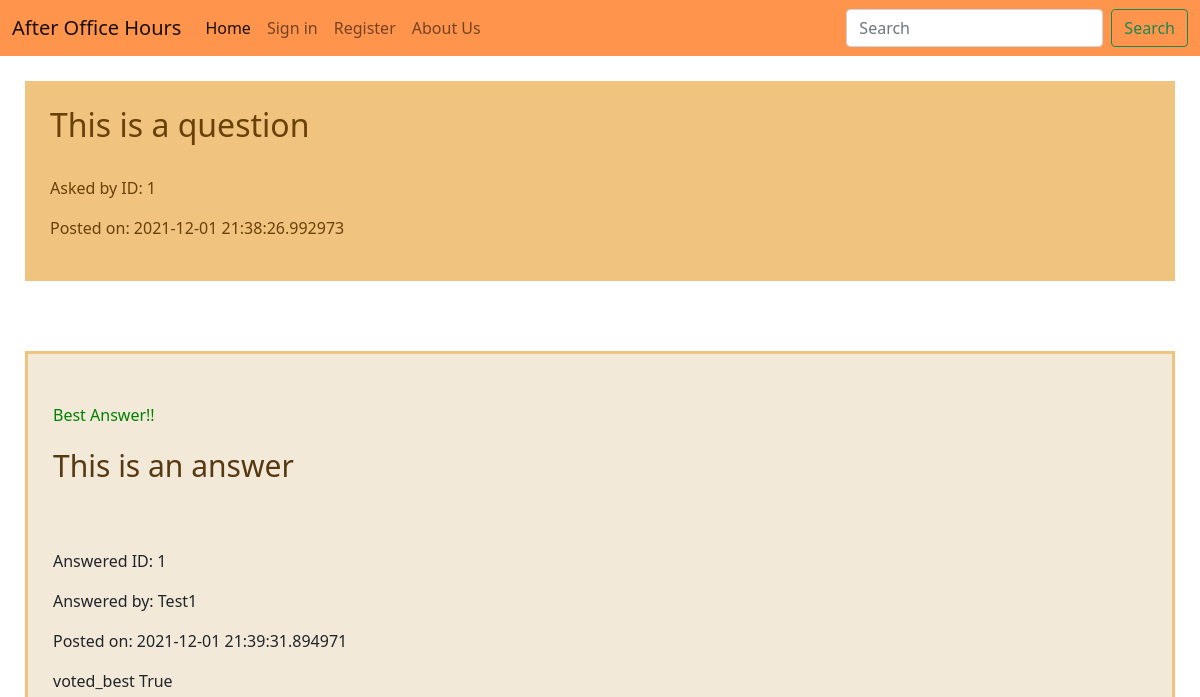
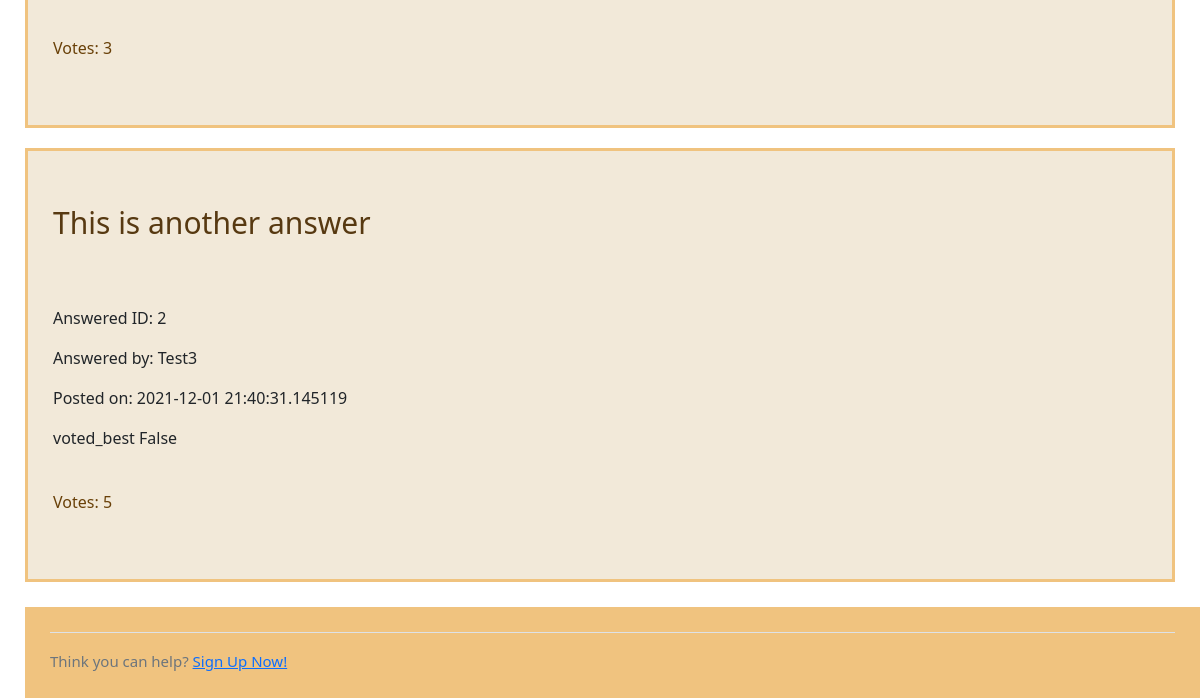
/question/1, run on an earlier commit of the app's database (2 pictures, top to bottom).
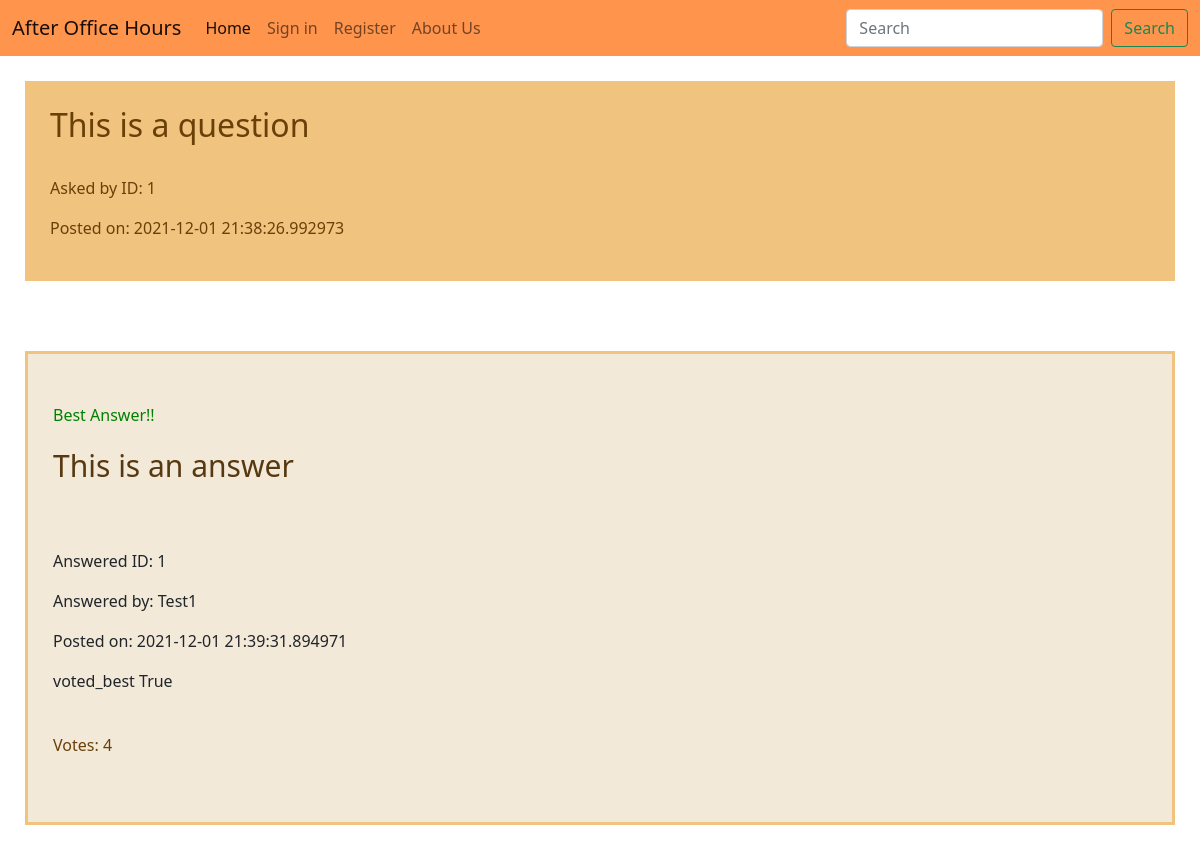
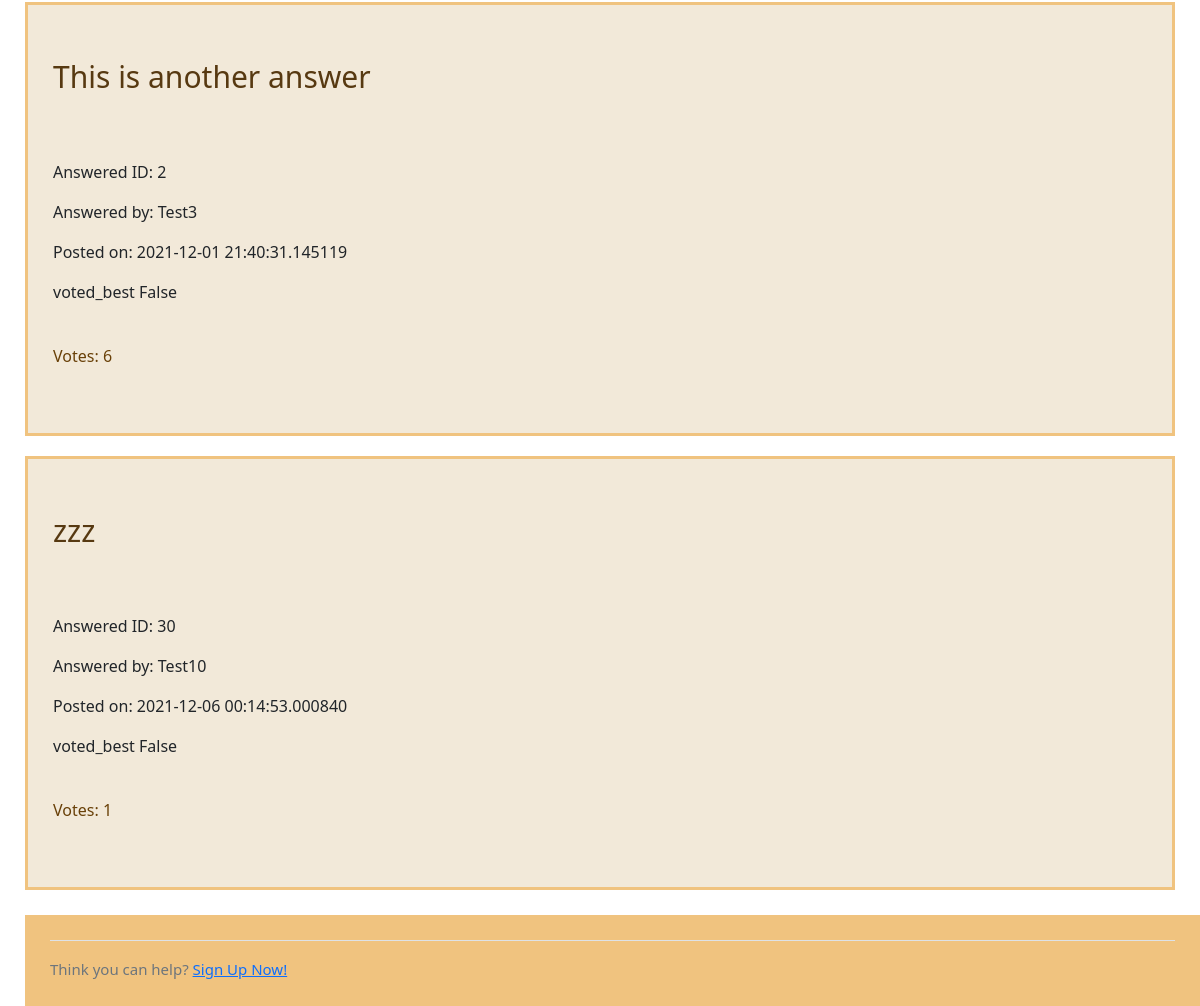
And on a later commit of the database (2 pictures, top to bottom).
### Question.py (models this page shows)
class Question(db.Model):
    id = db.Column(db.Integer, primary_key=True)
    q_text = db.Column(db.Text)
    asked_by_id = db.Column(db.Integer, db.ForeignKey('user.id'))
    post_time = db.Column(db.DateTime)
    solved = db.Column(db.Boolean)
    answers = db.relationship('Answer', backref='question', lazy = True)

class Answer(db.Model):
    id = db.Column(db.Integer, primary_key=True)
    a_text = db.Column(db.Text)
    answered_by_id = db.Column(db.String, db.ForeignKey('user.username'))
    answer_to = db.Column(db.Integer, db.ForeignKey('question.id'))
    post_time = db.Column(db.DateTime)
    votes = db.Column(db.Integer)
    voted_best = db.Column(db.Boolean)

### Question.py (the view)
@app.route("/question/<int:question_id>", methods=['GET', 'POST'])
def question(question_id):
    question = Question.query.get_or_404(question_id)
    question_id = question.id
    if request.method == 'POST' and Answer.query.all()!= None:
        if request.form.get("answer"):
            answer = request.form['answer']
            answer = Answer(
                a_text = answer,
                answered_by_id = current_user.username,
                answer_to = question_id,
                post_time = datetime.now(),
                votes = 0,
                voted_best = False
            )
            db.session.add(answer)
            db.session.commit()
            return redirect(url_for('answer', question_id=question_id))
        elif request.form.get("solved"):
            answer_id = request.form.get("solved")
            current_answer = Answer.query.get_or_404(answer_id)
            current_answer.voted_best = True
            question.solved = True
            db.session.commit()
            return redirect(url_for('answer', question_id=question_id))
        elif request.form.get("voteUp"):
            answer_id = request.form['voteUp']
            current_answer = Answer.query.get_or_404(answer_id)
            voted_by_user = Votes.query.filter_by(voted_by_id = current_user.id, voted_on = answer_id).first()
            if voted_by_user == None:
                voted_by_user = True
                current_answer.votes = (current_answer.votes + 1)
                vote_pressed = Votes(voted_by_id = current_user.id,
                    voted_on = answer_id)
                db.session.add(vote_pressed)
                db.session.commit()
                q1 = Answer.query.filter_by(answer_to=question_id)
                q1.all()
                q1.order_by(Answer.votes).all()
                answers = q1.order_by(Answer.votes.desc()).all()
                context = {
                'question' : question,
                'current_answer' : current_answer,
                'answers' : answers
                }
                return render_template( 'question_view.html', voted_by_user = False, question_id=question_id, **context)
            else:
                voted_by_user = True
                q1 = Answer.query.filter_by(answer_to=question_id)
                q1.all()
                q1.order_by(Answer.votes).all()
                answers = q1.order_by(Answer.votes.desc()).all()
                context = {
                'question' : question,
                'current_answer' : current_answer,
                'answers' : answers
                }
                return render_template( 'question_view.html', voted_by_user = voted_by_user, question_id=question_id, **context)
        elif request.form.get("voteDown"):
            answer_id = request.form['voteDown']
            current_answer = Answer.query.get_or_404(answer_id)
            voted_by_user = Votes.query.filter_by(voted_by_id = current_user.id, voted_on = answer_id).first()
            if voted_by_user == None:
                voted_by_user = True
                current_answer = Answer.query.get_or_404(answer_id)
                current_answer.votes = (current_answer.votes - 1)
                vote_pressed = Votes(voted_by_id = current_user.id,
                    voted_on = answer_id)
                db.session.add(vote_pressed)
                db.session.commit()
                q1 = Answer.query.filter_by(answer_to=question_id)
                q1.all()
                q1.order_by(Answer.votes).all()
                answers = q1.order_by(Answer.votes.desc()).all()
                context = {
                'question' : question,
                'current_answer' : current_answer,
                'answers' : answers
                }
                return render_template( 'question_view.html', voted_by_user = False, question_id=question_id, **context)
            else:
                voted_by_user = True
                q1 = Answer.query.filter_by(answer_to=question_id)
                q1.all()
                q1.order_by(Answer.votes).all()
                answers = q1.order_by(Answer.votes.desc()).all()
                context = {
                'question' : question,
                'current_answer' : current_answer,
                'answers' : answers
                }
                return render_template( 'question_view.html', voted_by_user = voted_by_user, question_id=question_id, **context)
        else:
            answers = Answer.query.filter_by(answer_to=question_id).all()
            context = {
            'question' : question,
            'answers' : answers
            }
            return render_template( 'question_view.html', **context)
    else:
        answers = Answer.query.filter_by(answer_to=question_id).all()
        context = {
        'question' : question,
        'answers' : answers
        }
        return render_template( 'question_view.html', **context)

### Templates/question_view.html (shortened to what this page needs)
{% extends 'home.html' %}
{% block content %}
        <div class="row">
          <div class="col-lg-12">
            <div class="well bs-component">
              <form class="form-horizontal" method="POST" action="{{ url_for('question', question_id=question.id) }}">
                <div class="asked_question_header">
                  <h2>{{ question.q_text }}</h2>
                  <br>
                  <p class="list-group-item-text">Asked by ID: {{ question.asked_by_id }}</p>
                  <p class="list-group-item-text">Posted on: {{ question.post_time }}</p>
                </div>
                <div class="displayed_answers">
                  {% for answer in answers %}
                  <div class="individual_answer">
                    <br>
                    {%if answer.voted_best == True and question.solved == True %}
                    <p style="color:green"> Best Answer!!</p>
                    {%endif %}
                    <div class="displayed_answer_header">
                      <p class="list-group-item-text">{{ answer.a_text }}</p>
                     <br>
                    </div>
                    <p class="list-group-item-text">Answered ID: {{ answer.id }}</p>
                    <p class="list-group-item-text">Answered by: {{ answer.answered_by_id }}</p>
                    <p class="list-group-item-text">Posted on: {{ answer.post_time }}</p>
                    <p class="list-group-item-text">voted_best {{ answer.voted_best }}</p>
                    <br>
                      <p class="list-group-item-text" id="votes">Votes: {{ answer.votes }}</p>
                      <br>
                  </div>
                  {% endfor %}
                </div>
                {% if not current_user.is_authenticated %}
                <div class="prompt_user_to_sign_in">
                  <div class="border-top pt-3">
                    <small class="text-muted">
                        Think you can help? <a class="ml-2" href="{{ url_for('register') }}">Sign Up Now!</a>
                    </small>
                  </div>
                </div>
                {%endif %}
              </form>
            </div>
          </div>
        </div>
{% endblock %}

### Templates/home.html (shortened to what this page needs)
<!DOCTYPE html>
<html>
<head>
	<link href="https://cdn.jsdelivr.net/npm/bootstrap@5.1.3/dist/css/bootstrap.min.css" rel="stylesheet">
	<link rel="stylesheet" href="{{ url_for('static', filename = 'website_style.css')}}">
</head>
<body>
    <nav class="navbar navbar-expand-lg navbar-light ">
      <div class="container-fluid">
        <a class="navbar-brand" href="/">After Office Hours</a>
        <div class="collapse navbar-collapse" id="navbarScroll">
          <ul class="navbar-nav me-auto my-2 my-lg-0 navbar-nav-scroll" style="--bs-scroll-height: 100px;">
            <li class="nav-item">
              <a class="nav-link active" aria-current="page" href="{{ url_for('home') }}">Home</a>
            </li>
            {% if not current_user.is_authenticated %}
            <li class="nav-item">
              <a class="nav-link"href="{{ url_for('login') }} ">Sign in</a>
            </li>
            <li class="nav-item">
              <a class="nav-link"href="{{ url_for('register') }} ">Register</a>
            </li>
            {%endif%}
              <a class="nav-link" href="{{ url_for('about') }} ">About Us</a>
          </ul>
          <form class="d-flex">
            <input class="form-control me-2" type="search" placeholder="Search" aria-label="Search">
            <button class="btn btn-outline-success" type="submit">Search</button>
          </form>
        </div>
      </div>
    </nav>
    {% block content %}{% endblock content %}
  </body>
</html>

### static/website_style.css (style rules this page uses)
* { margin: 0; padding: 0; }
.navbar-light { background-color: rgb(255, 148, 77); }
#votes { color: rgb(105, 64, 8); }
.asked_question_header { background-color: rgb(240, 195, 127); color: rgb(105, 64, 8); margin: 25px; padding: 25px; }
.displayed_answers { padding: 25px; }
.individual_answer { margin-top: 20px; padding: 25px; border-style: solid; border-width: 3px; background-color: rgb(242, 233, 217); border-color: rgb(240, 195, 127); }
.displayed_answer_header { font-size: 30px; color: rgb(87, 57, 17); }
.prompt_user_to_sign_in { padding: 25px; margin-left: 25px; background-color: rgb(240, 195, 127); }
.prompt_user_to_sign_in small { font-size: 15px; }

What changed in the data, as far as the page shows it:
changed Answer "This is an answer": votes "3" → "4"
changed Answer "This is another answer": votes "5" → "6"
added Answer: a_text "zzz", id "30", answered_by_id "Test10", post_time "2021-12-06 00:14:53.000840", voted_best "False", votes "1"
